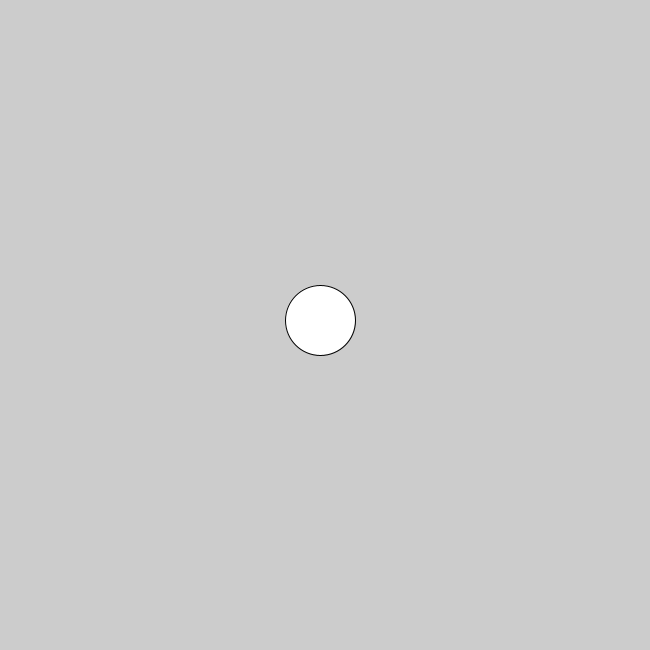
Frame 1 (no input)
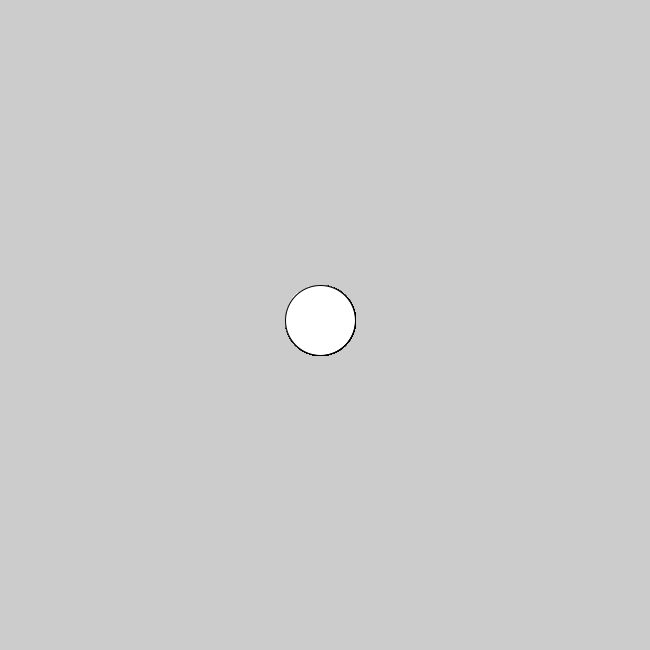
Frame 60 (the mouse pressed at the canvas centre just before this capture)
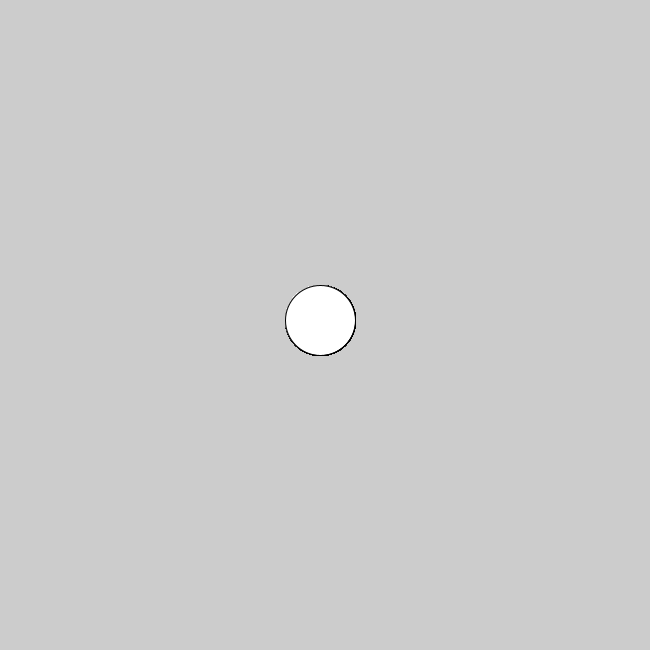
Frame 120 (the mouse held since frame 60 and released just before this capture)

The Processing sketch that drew these frames (run headless with seeded random() and noise(); from frame 60 on, the mouse is pressed at the canvas centre):

// Processing sketch: nez_rond
// ── nez_rond.pde
void setup() {
 size(650, 650); 
}

void draw() {
  ellipse(320, 320, 70, 70);
}
